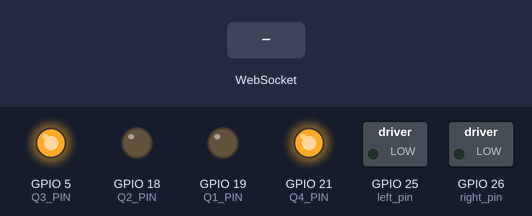
A sketch run on a simulated ESP32. Shown: switched loads named in the sketch (green lamp = pin HIGH), output pins drawn as LEDs (lit = HIGH). The test bench sets the inputs (shaded band). WiFi joins after 1.5 s; servers stay silent unless stated; what the sketch prints to the serial monitor is not drawn.

Above: at 4.8 s.
4.9 s: WebSocket text "forward_start" received
At 6.0 s:
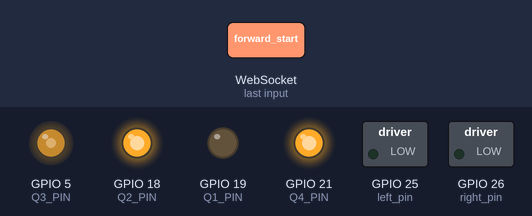
6.4 s: WebSocket text "back_start" received
At 7.1 s:
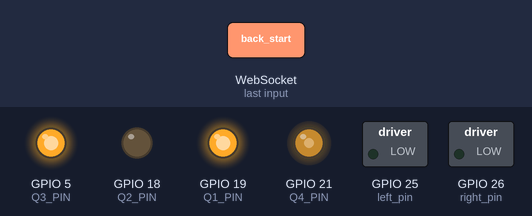
7.9 s: WebSocket text "forward_stop" received
At 8.3 s:
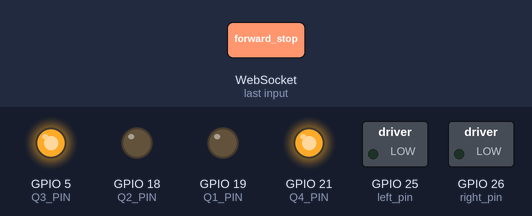
9.4 s: WebSocket text "left_start" received
At 10.6 s:
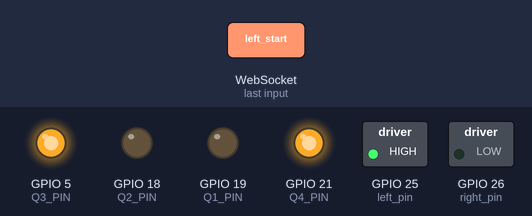
10.9 s: WebSocket text "rear_break" received
At 11.8 s:
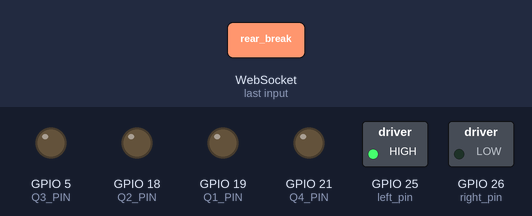
12.4 s: WebSocket text "right_start" received
At 12.9 s:
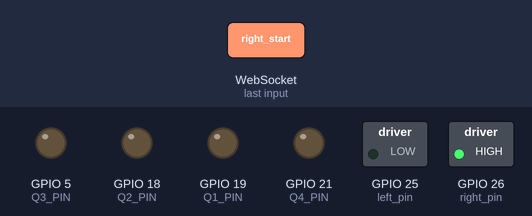
Timing chart, 0 to 14.9 s (numbered marks = the images above; inputs shaded):
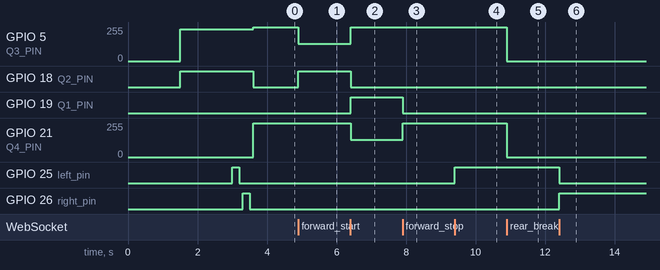

Measured:
- after the input at 4.9 s, GPIO 5 (Q3_PIN): 255/255 → 128/255 at once; GPIO 18 (Q2_PIN): LOW → HIGH at once
- after the input at 6.4 s, GPIO 5 (Q3_PIN): 128/255 → 255/255 at once; GPIO 18 (Q2_PIN): HIGH → LOW at once; GPIO 19 (Q1_PIN): LOW → HIGH at once; GPIO 21 (Q4_PIN): 255/255 → 128/255 at once
- after the input at 7.9 s, GPIO 19 (Q1_PIN): HIGH → LOW at once; GPIO 21 (Q4_PIN): 128/255 → 255/255 at once
- after the input at 9.4 s, GPIO 25 (left_pin): LOW → HIGH at once
- after the input at 10.9 s, GPIO 5 (Q3_PIN), GPIO 21 (Q4_PIN): 255/255 → 0/255 at once
- after the input at 12.4 s, GPIO 25 (left_pin): HIGH → LOW at once; GPIO 26 (right_pin): LOW → HIGH at once

The sketch:

sketch_mar26a.ino
```cpp
#include <WiFi.h>
#include <WebSocketsServer.h>

const char* ssid = "Z";
const char* password = "Jay232323";

WebSocketsServer webSocket(81);

#define Q1_PIN 19     // BD140 (PNP) transistor for backward direction
#define Q2_PIN 18     // BD140 (PNP) transistor for forward direction
#define Q3_PIN 5      // BD139 (NPN) transistor for forward direction
#define Q4_PIN 21     // BD139 (NPN) transistor for backward direction
#define left_pin 25   // Turn left side
#define right_pin 26  // Turn right side

//Define PWM frequency
#define PWM_FREQUENCY 50000  // 50k is best 20k frequency is noise effective & 30k frequency give low rpm tourqe
#define PWM_RESOLUTION 8

int JumpStart_Value = 130;
int JumpStart_duty = 200;  // Set at which duty cycle you want JumpStart feature
int JumpStart_delay = 50;  // At very low speeds provide delay for JumpStart & get momentum
int speedValue = 128;      //LOW signal will control speed of motor so decreasing duty cytle increase speed

// Alternate Low as High & vice versa for polarity if BJT driver in use
// Becase the Opposites Transistors are use to drive Main H-Bridge
bool H = LOW;
bool L = HIGH;

// Function for Forward Rear Action
void Forward_Rear(int duty_cycle) {
  // Forward direction: Q2 and Q3 ON
  digitalWrite(Q1_PIN, H);        // PMOS (Q1) OFF
  digitalWrite(Q2_PIN, L);        // PMOS (Q2) ON
  ledcWrite(Q3_PIN, duty_cycle);  // Control speed of NMOS (Q3) with PWM
  ledcWrite(Q4_PIN, 255);         // NMOS (Q4) OFF

  //JumpStart Feature for Very Low speeds
  if (duty_cycle >= JumpStart_duty && duty_cycle < 250) {
    ledcWrite(Q3_PIN, JumpStart_Value);
    delay(JumpStart_delay);  // Used JumpStart_delay variable to configure delay later
    ledcWrite(Q3_PIN, duty_cycle);
  }
}

// Function for Backward Rear Action
void Reverse_Rear(int duty_cycle) {
  // Backward direction: Q1 and Q4 ON
  digitalWrite(Q1_PIN, L);        // PMOS (Q1) ON
  digitalWrite(Q2_PIN, H);        // PMOS (Q2) OFF
  ledcWrite(Q3_PIN, 255);         // NMOS (Q3) OFF
  ledcWrite(Q4_PIN, duty_cycle);  // Control speed of NMOS (Q4) with PWM

  //JumpStart Feature for Very Low speeds
  if (duty_cycle >= JumpStart_duty && duty_cycle < 250) {
    ledcWrite(Q4_PIN, JumpStart_Value);
    delay(JumpStart_delay);  // Used JumpStart_delay variable to configure delay later
    ledcWrite(Q4_PIN, duty_cycle);
  }
}

// Function for Stopping Rear Action
void Rear_Stop() {
  digitalWrite(Q1_PIN, H);
  digitalWrite(Q2_PIN, H);
  ledcWrite(Q3_PIN, 255);
  ledcWrite(Q4_PIN, 255);
}

// Function for Dynamic Breaking (shorting Motor terminals via transistor to High side or Low side)
void Rear_Break() {
  // Turning ON both NPN Transistor
  digitalWrite(Q1_PIN, H);
  digitalWrite(Q2_PIN, H);
  ledcWrite(Q3_PIN, 0);  // Q3 ON
  ledcWrite(Q4_PIN, 0);  // Q4 ON
}

// Function to set steering at 0 degree
void Set_straight() {
  digitalWrite(left_pin, LOW);
  digitalWrite(right_pin, LOW);
}

// Function to set steering left
void Left_Turn() {
  digitalWrite(right_pin, LOW);
  digitalWrite(left_pin, HIGH);
}

//Function to set steering right
void Right_Turn() {
  digitalWrite(left_pin, LOW);
  digitalWrite(right_pin, HIGH);
}

// Function to check Motor connection and working
void Hardware_check() {

  int delay_time = 10;
  pinMode(Q1_PIN, OUTPUT);
  pinMode(Q2_PIN, OUTPUT);
  pinMode(left_pin, OUTPUT);
  pinMode(right_pin, OUTPUT);

  digitalWrite(Q2_PIN, HIGH);
  for (int i = 1; i <= 150; i++) {
    ledcAttach(Q3_PIN, 100 * i, PWM_RESOLUTION);
    ledcWrite(Q3_PIN, 240);
    delay(delay_time);
  }
  // for (int i; i <= 100; i++) {
  //   ledcAttach(Q4_PIN, 1000 * i, PWM_RESOLUTION);
  //   digitalWrite(Q1_PIN, HIGH);
  //   ledcWrite(Q4_PIN, 230);
  //   delay(delay_time);
  //   digitalWrite(Q1_PIN, LOW);
  //   ledcWrite(Q4_PIN, 255);
  // }
  digitalWrite(left_pin, HIGH);
  delay(200);
  digitalWrite(left_pin, LOW);
  delay(100);
  digitalWrite(right_pin, HIGH);
  delay(200);
  digitalWrite(right_pin, LOW);
  delay(100);
}

void setup() {
  Serial.begin(115200);
  WiFi.begin(ssid, password);
  while (WiFi.status() != WL_CONNECTED) {
    delay(500);
    Serial.print(".");
  }
  Serial.println("\nWiFi Connected!");
  Serial.print("ESP32 IP Address: ");
  Serial.println(WiFi.localIP());

  webSocket.begin();
  webSocket.onEvent(webSocketEvent);
  Serial.println("WebSocket Server Started!");

  Hardware_check();  // run hardware check function

  // Set motor control pins as output
  pinMode(Q1_PIN, OUTPUT);
  pinMode(Q2_PIN, OUTPUT);
  ledcAttach(Q3_PIN, PWM_FREQUENCY, PWM_RESOLUTION);
  ledcAttach(Q4_PIN, PWM_FREQUENCY, PWM_RESOLUTION);
  pinMode(left_pin, OUTPUT);
  pinMode(right_pin, OUTPUT);

  // Initially, turn off all transistors (ensures the motor is stopped)
  digitalWrite(Q1_PIN, H);
  digitalWrite(Q2_PIN, H);
  // digitalWrite(Q3_PIN, H);
  // digitalWrite(Q4_PIN, H);
  ledcWrite(Q3_PIN, 255);
  ledcWrite(Q4_PIN, 255);
  digitalWrite(left_pin, LOW);
  digitalWrite(right_pin, LOW);
}

// WebSocket Event Handler
void webSocketEvent(uint8_t num, WStype_t type, uint8_t* payload, size_t length) {
  String command = String((char*)payload);
  Serial.println("Received: " + command);

  // Rear Control Commands
  if (command == "forward_start") Forward_Rear(speedValue);
  else if (command == "back_start") Reverse_Rear(speedValue);
  else if (command == "forward_stop") Rear_Stop();
  else if (command == "back_stop") Rear_Stop();
  else if (command == "rear_break") Rear_Break();
  else if (command == "break_stop") Rear_Stop();  // You can use Rear Stop which will turn off all transistor

  // Direction Control Commands
  else if (command == "left_start") Left_Turn();
  else if (command == "right_start") Right_Turn();
  else if (command == "right_stop") Set_straight();
  else if (command == "left_stop") Set_straight();
  else if (command.startsWith("speed:")) {
    speedValue = command.substring(6).toInt();
    Serial.println("Speed set to: " + String(speedValue));
  }
}

void loop() {
  webSocket.loop();
}
```
